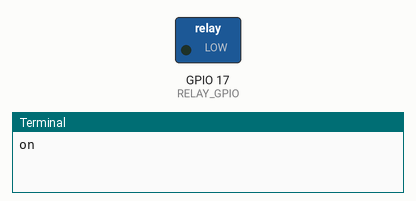
This program was run on a simulated Raspberry Pi (BCM pin numbers). Shown: switched loads named in the program (green lamp = pin HIGH), the last lines printed to the terminal.

Above: at 1.0 s.
At 3.0 s:
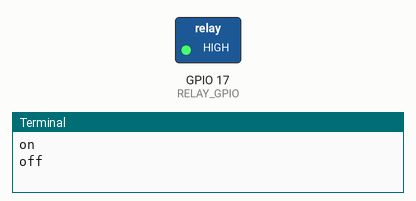
Timing chart, 0 to 5.2 s (numbered marks = the images above):
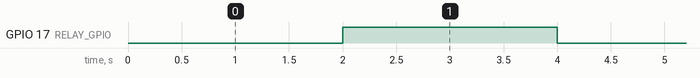

Measured:
- by itself, GPIO 17 (RELAY_GPIO): alternates HIGH for 2.0 s and LOW for 2.0 s

The program:

relay_on_off.py
```python
import RPi.GPIO as GPIO
import time
GPIO.setmode(GPIO.BCM)

RELAY_GPIO = 17  # pin 11

GPIO.setup(RELAY_GPIO, GPIO.OUT)

while True:
    print("on")
    GPIO.output(RELAY_GPIO, GPIO.LOW)
    time.sleep(2)
    print("off")
    GPIO.output(RELAY_GPIO, GPIO.HIGH)
    time.sleep(2)
```
